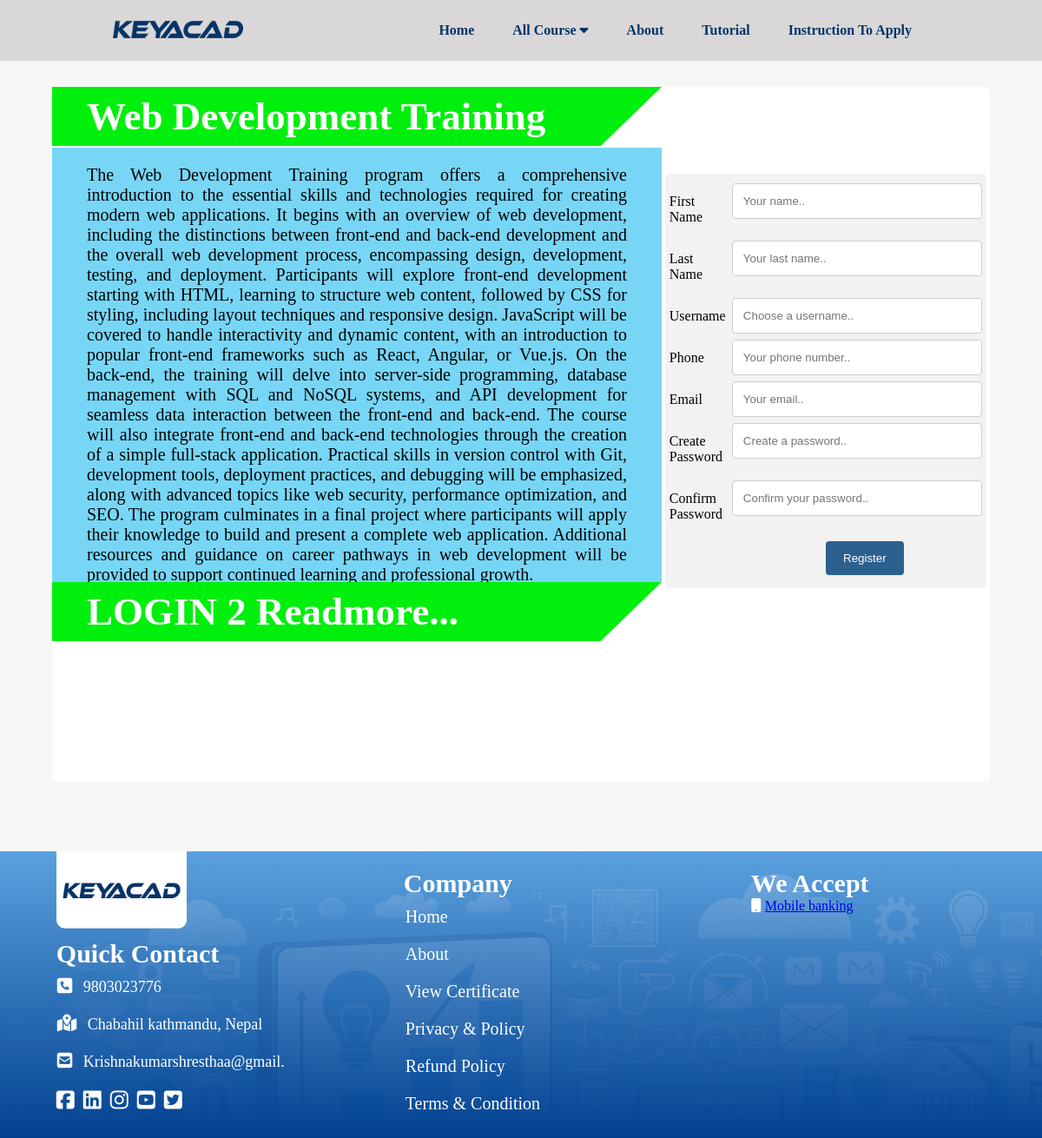
Page /Course/web-development-training/ on the committed database.
### KeyAcad_Data/models.py (models this page shows, shortened)
class All_course(models.Model):
    title = models.CharField(max_length=255)
    duration = models.CharField(max_length=30)
    c_content = models.TextField()
    syllabus = models.TextField()
    slug = models.SlugField(unique=True, max_length=255, blank=True, null=True)

### KeyAcad_Data/views.py (the view, shortened to what this page needs)
# urls.py: path('Course/<slug:slug>/', views.course_detail, name="course_detail"),
def course_detail(request, slug):
    course = get_object_or_404(All_course, slug=slug)
    courses = All_course.objects.all()
    return render(request, 'my_app/Course.html', {'course': course, 'courses': courses})

### KeyAcad_Data/templates/my_app/Course.html (shortened to what this page needs)
{% load static %}
<!DOCTYPE html>
<html lang="en">
<head>
    <link rel="stylesheet" href="{% static 'my_app/css/style.css' %}">
    <link rel="stylesheet" href="https://cdnjs.cloudflare.com/ajax/libs/font-awesome/6.6.0/css/all.min.css" />
</head>
<body>
    <header>
        <h6>
            <img src="{% static 'my_app/img/keyacad-logo1.png' %}"  alt="loading"id="getlogo">
        </h6>
        <nav class="navita">
            <a href="/">Home</a>
            <div class="dropdown">
                <span id="all_c">All Course <i class="fa-solid fa-caret-down"></i></span>
              </div>
            <a href="/about_us/">About </a>
            <a href="https://youtu.be/nBLb2LXzhYM?si=TasTeTE-kIvlNaw8" target="_blank">Tutorial</a>
            <a href="https://youtu.be/nBLb2LXzhYM?si=TasTeTE-kIvlNaw8" target="_blank">Instruction To Apply</a>
            </nav>
    </header>
<div class="course_img">
<div class="col-65">
    <h1>{{ course.title }}</h1>
    <p class="cors-70">{{ course.c_content }}</p>
    <h1>LOGIN 2 Readmore...</h1>
</div>
<div class="col-35">
<div class="container-col-30">
        <form action="" method="post">
            <div class="row">
                <div class="col-25">
                    <label for="fname">First Name</label>
                </div>
                <div class="col-75">
                    <input type="text" id="fname" name="firstname" placeholder="Your name..">
                </div>
            </div>
            <div class="row">
                <div class="col-25">
                    <label for="lname">Last Name</label>
                </div>
                <div class="col-75">
                    <input type="text" id="lname" name="lastname" placeholder="Your last name.." required>
                </div>
            </div>
            <div class="row">
                <div class="col-25">
                    <label for="username">Username</label>
                </div>
                <div class="col-75">
                    <input type="text" id="username" name="username" placeholder="Choose a username.."  required>
                </div>
            </div>
            <div class="row">
                <div class="col-25">
                    <label for="phone">Phone</label>
                </div>
                <div class="col-75">
                    <input type="phone" id="phone" name="phone" placeholder="Your phone number.." required>
                </div>
            </div>
            <div class="row">
                <div class="col-25">
                    <label for="email">Email</label>
                </div>
                <div class="col-75">
                    <input type="email" id="email" name="email" placeholder="Your email.." required>
                </div>
            </div>
            <div class="row">
                <div class="col-25">
                    <label for="password">Create Password</label>
                </div>
                <div class="col-75">
                    <input type="password" id="password" name="password" placeholder="Create a password.." required>
                </div>
            </div>
            <div class="row">
                <div class="col-25">
                    <label for="confirm_password">Confirm Password</label>
                </div>
                <div class="col-75">
                    <input type="password" id="confirm_password" name="confirm_password" placeholder="Confirm your password.." required>
                </div>
            </div>
            <div class="row">
                <input type="submit" value="Register">
            </div>
            <p class="messge">
            </p>
        </form>
    </div>
</div>
</div>
<footer>
<div class="fcolumn">
    <h6>
        <img src="{% static 'my_app/img/keyacad-flogo1.png' %}" href="" alt="loading" id="fgetlogo">
    </h6>
    <h2 class="quick">
        Quick Contact
    </h2>
    <p id="fcol">
        <i class="fa-solid fa-square-phone"></i> 9803023776 <br><br>
        <i class="fa-solid fa-map-location-dot"></i> Chabahil kathmandu, Nepal <br><br>
        <i class="fa-solid fa-square-envelope"></i> Krishnakumarshresthaa@gmail. <br><br>
        <p id="ficons">
        <i class="fa-brands fa-square-facebook"></i><i class="fa-brands fa-linkedin"></i><i class="fa-brands fa-instagram"></i><i class="fa-brands fa-square-youtube"></i><i class="fa-brands fa-square-twitter"></i>
        </p>
    </p>
</div>
<div class="fcolumn">
<h2 class="columtop">Company</h2>
    <p class="fcol2">
        <a href="/">Home</a>
        <a href="/about_us/">About</a>
        <a href="/view-certificate/">View Certificate</a>
        <a href="#">Privacy & Policy</a>
        <a href="#">Refund Policy</a>
        <a href="#">Terms & Condition</a>
    </p>
</div>
<div class="fcolumn">
    <h2 class="columtop">We Accept</h2>
    <i class="fa-solid fa-mobile"></i> <a href="#">Mobile banking</a>
</div>
</footer>
</body>
</html>

### KeyAcad_Data/static/my_app/css/style.css (style rules this page uses)
* { margin: 0%; padding: 0%; box-sizing: border-box; }
body { background-color: rgb(246, 246, 246); background-size: cover; background-repeat: no-repeat; height: 100vh; }
header { position:fixed; background-color: rgba(204, 201, 201, 0.679); left: 0; top: 0; width: 100%; padding: 10px 100px; display: flex; justify-content: space-between; align-items: center; z-index: 99; }
.navita { margin-right: 3%; }
.navita a { color:#073368; text-decoration: none; padding: 10px 20px; width: 80%; font-weight: bold; }
#all_c { color:#073368; padding: 10px 20px; width: 80%; font-weight: bold; }
#getlogo { height: 2%; width: 150px; cursor: pointer; margin-left: 20%; }
.dropdown { position: relative; display: inline-block; }
footer { background: linear-gradient(to top,#014190,#60a3e2db),url('/static/my_app/img/footerimage.jpeg'); margin-left: auto; margin-right: auto; margin-top: 80px; height: 330px; width: 100%; display: flex; justify-content: space-between; align-content: space-between; }
.fcolumn { width: 30%; height: 100%; margin-left: 5.4%; color:white; text-align: left; }
.quick { margin: 10px; margin-left: 0px; font-size: 30px; }
#fcol { font-size: 18px; text-align: left; margin-left: 1px; }
#fcol i { margin-right: 8px; font-size: 20px; }
#ficons i { margin-right: 10px; font-size: 24px; cursor: pointer; transition: transform 0.5s; }
#fgetlogo { height: 2%; width: 150px; cursor: pointer; }
.columtop { margin-top: 20px; font-size: 30px; }
.fcol2 a { text-align: left; font-size: 20px; padding: 10px 2px; text-decoration: none; color: #ffff; display: block; }
.course_img { background-repeat: no-repeat; background-size: cover; background-color: #ffffff; height: 800px; margin-top: 100px; margin-left: auto; margin-right: auto; border-radius: 5px; width: 90%; }
.col-65 { width: 65%; height: 100%; float: left; }
.col-65 .cors-70 { font-size: 20px; padding-top: 20px; padding-left: 40px; color:#000000; height: 500px; background-color: #01b3ef88; text-align: justify; padding-right: 40px; }
.col-35 { width: 35%; height: 100%; float: left; }
.col-65 h1 { font-size: 45px; padding: 8px 12px; padding-left: 40px; color:white; background-color: #01ef0d; margin-bottom: 2px; clip-path: polygon(0% 0%, 100% 0%, 90% 100%, 0% 100%); box-shadow: 0px 2px 10px 5px rgba(52, 50, 50, 0.219); }
.container-col-30 { width: 98%; margin-left: auto; margin-right: auto; margin-top: 100px; border-radius: 5px; background-color: #f2f2f2; padding: 5px; }
input[type=text],input[type=password], input[type=email],input[type=phone], select, textarea { width: 100%; padding: 12px; border: 1px solid #ccc; border-radius: 4px; resize: vertical; }
label { padding: 12px 12px 12px 0; display: inline-block; }
input[type=submit] { background-color: #01417ad2; color: white; padding: 12px 20px; border: none; border-radius: 4px; cursor: pointer; margin-left: 50%; float: left; margin-top: 10px; }
.col-25 { float: left; width: 20%; margin-top: 6px; }
.col-75 { float: left; width: 80%; margin-top: 6px; }
.row:after { content: ""; display: table; clear: both; }
.messge { text-align: center; padding: 5px; color: green; text-decoration: none; }

### rows in the picture
All_course: title "Web Development Training", c_content "The Web Development Training program offers a comprehensive introduction to the essential skills and technologies required for creating modern web applications. It begins with an overview of web development, including the distinctions between front-end and back-end development and the overall web development process, encompassing design, development, testing, and deployment. Participants will explore front-end development starting with HTML, learning to structure web content, followed by CSS for styling, including layout techniques and responsive design. JavaScript will be covered to handle interactivity and dynamic content, with an introduction to popular front-end frameworks such as…"
